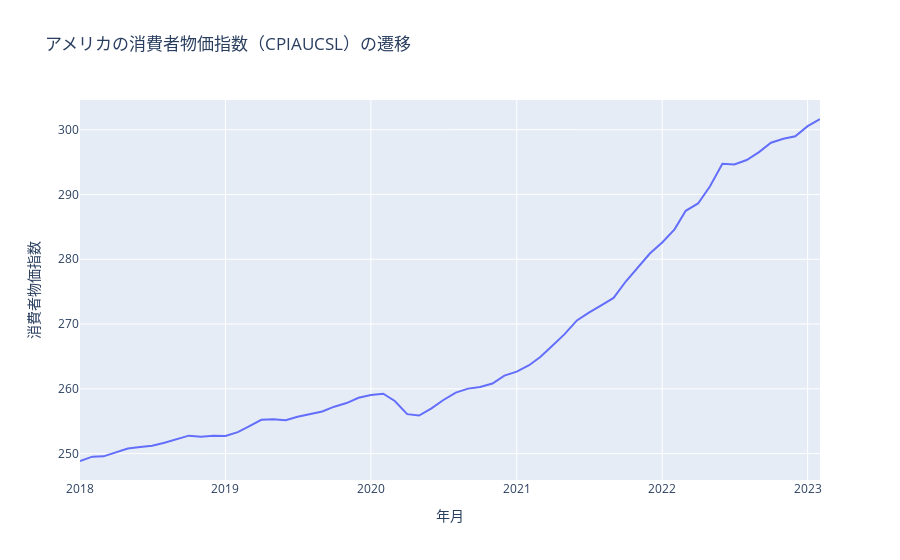

The code cell stored with this chart in its notebook:
### Code cell
fig = px.line(df, x="年月", y="CPI", title="アメリカの消費者物価指数（CPIAUCSL）の遷移",labels={"CPI": "消費者物価指数"})
fig.show()
